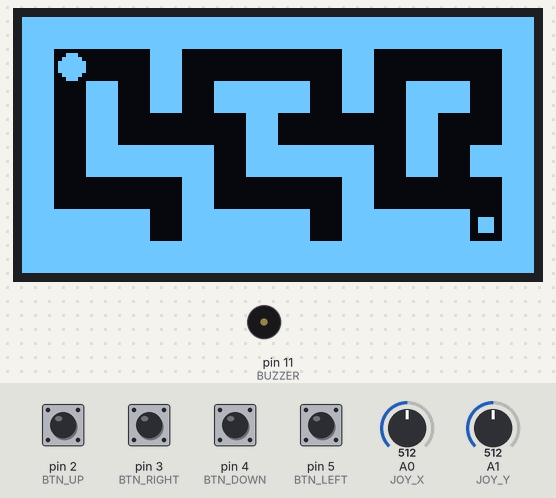
A sketch run on a simulated Arduino Uno, built with avr-gcc and run on an emulated ATmega328P. Parts: 128×64 one-colour display, buzzer (waves = sounding). The test bench sets the inputs (shaded band); at power-on: pin 2 (BTN_UP), pin 3 (BTN_RIGHT), pin 4 (BTN_DOWN), pin 5 (BTN_LEFT) HIGH, A0 (JOY_X) = 512, A1 (JOY_Y) = 512.

Above: at 3.2 s.
3.3 s: A0 (JOY_X) set to 591
4.8 s: A0 (JOY_X) set to 614
At 4.96 s:
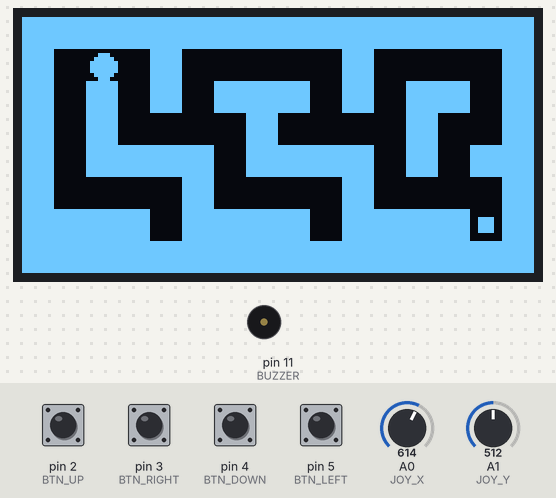
7.2 s: pin 3 (BTN_RIGHT) pulled LOW for 0.2 s
At 7.37 s:
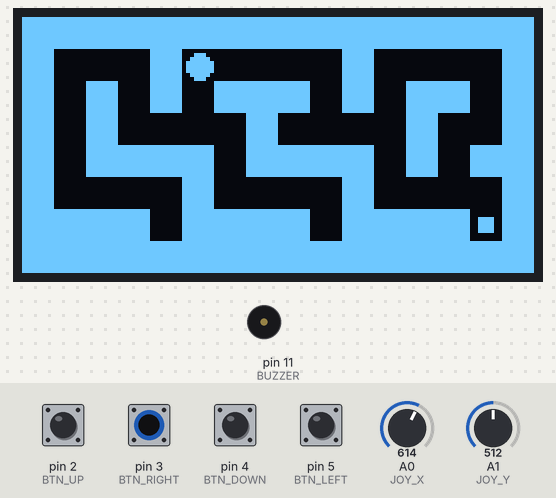
8.9 s: pin 3 (BTN_RIGHT) pulled LOW for 1 s
At 9.03 s:
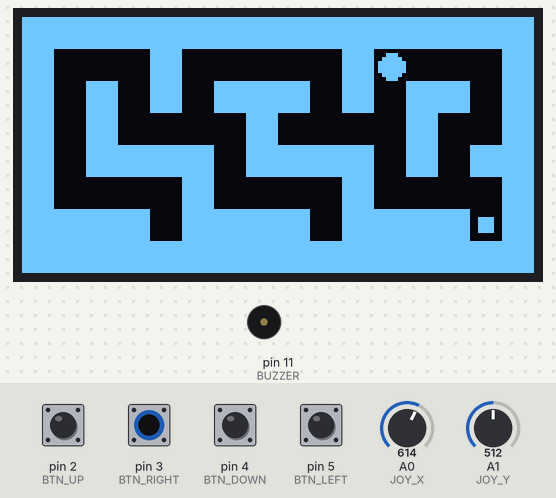
11.4 s: A0 (JOY_X) set to 390
At 11.63 s:
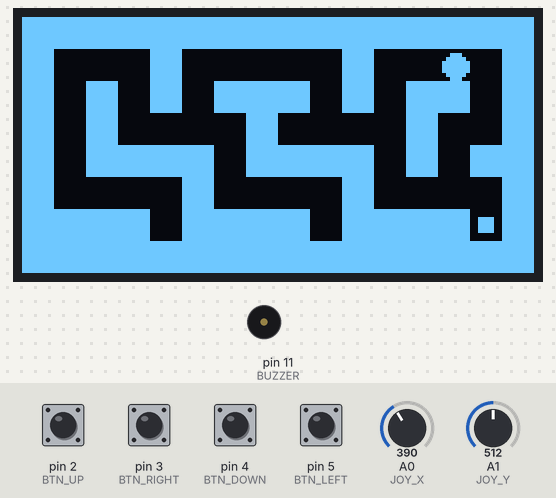
13.2 s: pin 5 (BTN_LEFT) pulled LOW for 0.2 s
At 13.48 s:
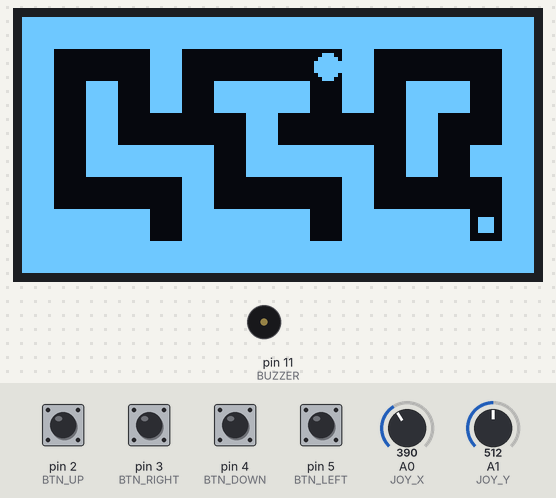
Timing chart, 0 to 16.4 s (numbered marks = the images above; inputs shaded):
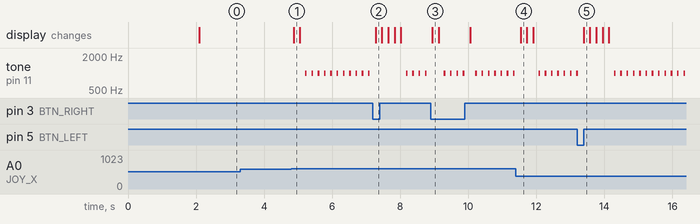

Measured:
- the behaviour switches between 600 and 601 on A0 (JOY_X) (found by bisection; images 0 and 1)
- after the input at 3.3 s, every drawn part: stays the same
- after the input at 4.8 s, tone on pin 11 (BUZZER): alternates 1000 Hz for 0.05 s and silent for 0.14 s, starting after 0.41 s; the display: changes after 0.07 s (image 1)
- after the input at 7.2 s, the display: changes after 0.08 s (image 2)
- after the input at 8.9 s, the display: changes after 0.05 s (image 3)
- after the input at 11.4 s, the display: changes after 0.14 s (image 4)
- after the input at 13.2 s, the display: changes after 0.19 s (image 5)

The sketch:

labirinto.ino
```cpp
#include <SPI.h>
#include <Wire.h>
#include <Adafruit_GFX.h>
#include <Adafruit_SSD1306.h>

#define SCREEN_WIDTH 128
#define SCREEN_HEIGHT 64
#define OLED_RESET -1
#define SCREEN_ADDRESS 0x3C
Adafruit_SSD1306 display(SCREEN_WIDTH, SCREEN_HEIGHT, &Wire, OLED_RESET);

// Joystick (analógico)
#define JOY_X A0
#define JOY_Y A1
#define JOY_BUTTON 9  // botão do joystick (no Funduino original)

// Botões Funduino (A,B,C,D)
#define BTN_UP 2     // A
#define BTN_RIGHT 3  // B
#define BTN_DOWN 4   // C
#define BTN_LEFT 5   // D

// Buzzer
#define BUZZER 11

// Labirinto
#define CELL_SIZE 8
#define ROWS 8
#define COLS 16

byte maze[ROWS][COLS] = {
  {1,1,1,1,1,1,1,1,1,1,1,1,1,1,1,1},
  {1,0,0,0,1,0,0,0,0,0,1,0,0,0,0,1},
  {1,0,1,0,1,0,1,1,1,0,1,0,1,1,0,1},
  {1,0,1,0,0,0,0,1,0,0,0,0,1,0,0,1},
  {1,0,1,1,1,1,0,1,1,1,1,0,1,0,1,1},
  {1,0,0,0,0,1,0,0,0,0,1,0,0,0,0,1},
  {1,1,1,1,0,1,1,1,1,0,1,1,1,1,0,1},
  {1,1,1,1,1,1,1,1,1,1,1,1,1,1,1,1}
};

// Posição do jogador
int playerRow = 1;
int playerCol = 1;

// Objetivo
int goalRow = 6;
int goalCol = 14;

// Controle de tempo
unsigned long lastMove = 0;
const int moveDelay = 180;  // tempo entre movimentos (ms)

void setup() {
  pinMode(JOY_BUTTON, INPUT_PULLUP);
  pinMode(BUZZER, OUTPUT);

  pinMode(BTN_UP, INPUT_PULLUP);
  pinMode(BTN_RIGHT, INPUT_PULLUP);
  pinMode(BTN_DOWN, INPUT_PULLUP);
  pinMode(BTN_LEFT, INPUT_PULLUP);

  Serial.begin(9600);

  if (!display.begin(SSD1306_SWITCHCAPVCC, SCREEN_ADDRESS)) {
    Serial.println(F("SSD1306 allocation failed"));
    for (;;);
  }

  // Tela inicial centralizada
  display.clearDisplay();
  display.setTextSize(1);
  display.setTextColor(SSD1306_WHITE);
  int16_t x1, y1;
  uint16_t w, h;
  display.getTextBounds("Labirinto", 0, 0, &x1, &y1, &w, &h);
  int16_t xInit = (SCREEN_WIDTH - w) / 2;
  int16_t yInit = (SCREEN_HEIGHT - h) / 2;
  display.setCursor(xInit, yInit);
  display.println("Labirinto");
  display.display();
  delay(2000);
}

void loop() {
  unsigned long currentTime = millis();
  if (currentTime - lastMove >= moveDelay) {
    readControls();  // lê joystick e botões
    lastMove = currentTime;
  }

  drawMaze();

  if (playerRow == goalRow && playerCol == goalCol) {
    displayVictory();
    resetGame();
  }
}

// Ler joystick e botões (A,B,C,D)
void readControls() {
  int newRow = playerRow;
  int newCol = playerCol;

  // --- Joystick ---
  int xVal = analogRead(JOY_X);
  int yVal = analogRead(JOY_Y);

  if (xVal < 400) newCol--;   // esquerda
  if (xVal > 600) newCol++;   // direita
  if (yVal < 400) newRow++;   // desce
  if (yVal > 600) newRow--;   // sobe

  // --- Botões Funduino (LOW = pressionado) ---
  if (digitalRead(BTN_UP) == LOW) newRow--;     // botão A → sobe
  if (digitalRead(BTN_RIGHT) == LOW) newCol++;  // botão B → direita
  if (digitalRead(BTN_DOWN) == LOW) newRow++;   // botão C → desce
  if (digitalRead(BTN_LEFT) == LOW) newCol--;   // botão D → esquerda

  // --- Colisão com paredes ---
  if (maze[newRow][newCol] == 0) {
    playerRow = newRow;
    playerCol = newCol;
  } else {
    tone(BUZZER, 1000, 50);
  }
}

// Desenhar labirinto e jogador
void drawMaze() {
  display.clearDisplay();
  for (int r = 0; r < ROWS; r++) {
    for (int c = 0; c < COLS; c++) {
      int x = c * CELL_SIZE;
      int y = r * CELL_SIZE;
      if (maze[r][c] == 1) {
        display.fillRect(x, y, CELL_SIZE, CELL_SIZE, SSD1306_WHITE);
      }
    }
  }

  // Objetivo
  display.fillRect(goalCol * CELL_SIZE + 2, goalRow * CELL_SIZE + 2, CELL_SIZE - 4, CELL_SIZE - 4, SSD1306_WHITE);
  // Jogador
  display.fillCircle(playerCol * CELL_SIZE + CELL_SIZE / 2, playerRow * CELL_SIZE + CELL_SIZE / 2, CELL_SIZE / 2 - 1, SSD1306_WHITE);
  display.display();
}

// Tela de vitória
void displayVictory() {
  display.clearDisplay();
  display.setTextSize(1);
  display.setTextColor(SSD1306_WHITE);
  String text = "VOCE VENCEU!";
  int16_t x1, y1;
  uint16_t w, h;
  display.getTextBounds(text.c_str(), 0, 0, &x1, &y1, &w, &h);
  int16_t x = (SCREEN_WIDTH - w) / 2;
  int16_t y = (SCREEN_HEIGHT - h) / 2;
  display.setCursor(x, y);
  display.println(text);
  display.display();
  tone(BUZZER, 1500, 500);
  delay(3000);
}

// Reiniciar jogo
void resetGame() {
  playerRow = 1;
  playerCol = 1;
}
```
